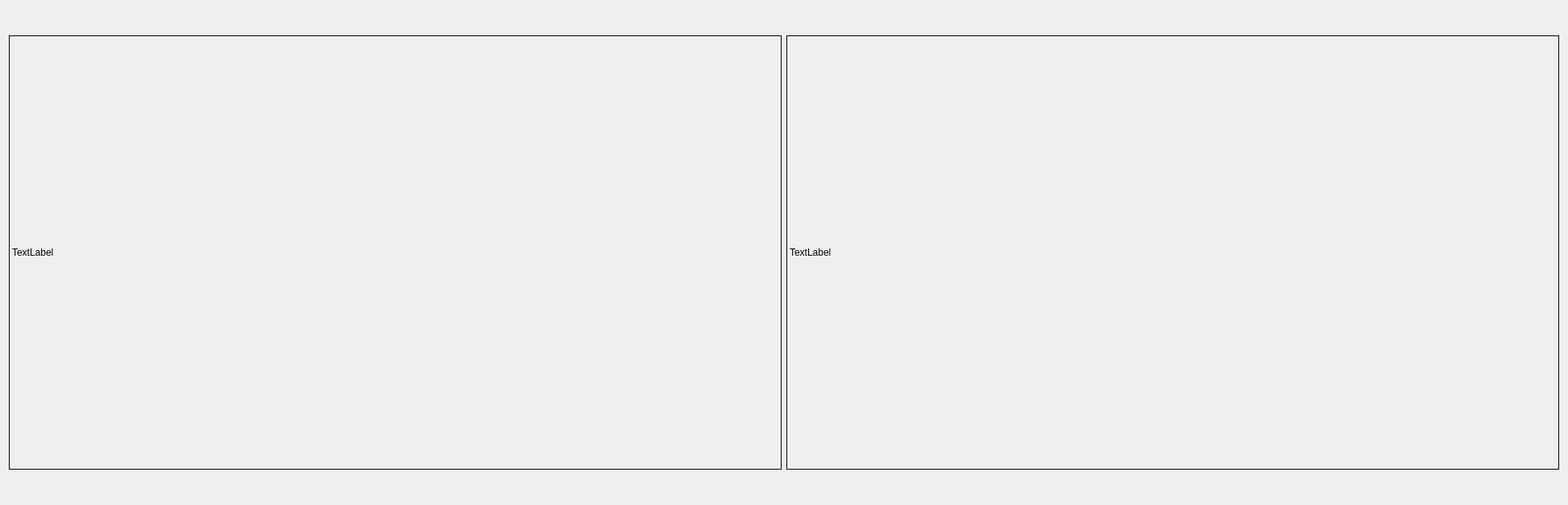
<?xml version="1.0" encoding="UTF-8"?>
<ui version="4.0">
 <class>stereoCalibrateDialog</class>
 <widget class="QDialog" name="stereoCalibrateDialog">
  <property name="geometry">
   <rect>
    <x>0</x>
    <y>0</y>
    <width>1946</width>
    <height>628</height>
   </rect>
  </property>
  <property name="windowTitle">
   <string>Dialog</string>
  </property>
  <layout class="QHBoxLayout" name="horizontalLayout_2">
   <item>
    <layout class="QHBoxLayout" name="horizontalLayout" stretch="1,1">
     <item>
      <widget class="QLabel" name="camera0Label">
       <property name="minimumSize">
        <size>
         <width>960</width>
         <height>540</height>
        </size>
       </property>
       <property name="maximumSize">
        <size>
         <width>960</width>
         <height>540</height>
        </size>
       </property>
       <property name="styleSheet">
        <string notr="true">border: 1px solid black;</string>
       </property>
       <property name="text">
        <string>TextLabel</string>
       </property>
      </widget>
     </item>
     <item>
      <widget class="QLabel" name="camera1Label">
       <property name="minimumSize">
        <size>
         <width>960</width>
         <height>540</height>
        </size>
       </property>
       <property name="maximumSize">
        <size>
         <width>960</width>
         <height>540</height>
        </size>
       </property>
       <property name="styleSheet">
        <string notr="true">border: 1px solid black;</string>
       </property>
       <property name="text">
        <string>TextLabel</string>
       </property>
      </widget>
     </item>
    </layout>
   </item>
  </layout>
 </widget>
 <resources/>
 <connections/>
</ui>
